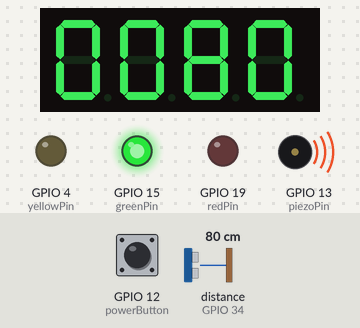
A sketch run on a simulated ESP32. Parts: 4-digit seven-segment display, output pins drawn as LEDs (lit = HIGH), buzzer (waves = sounding). Wiring (inferred from the names in the program): ultrasonic range finder: trigger GPIO 21; echo GPIO 34; 4-digit 7-segment display, segments lit when LOW: segments GPIO 23, GPIO 18, GPIO 14, GPIO 2, GPIO 27, GPIO 5, GPIO 22; digit selects GPIO 32, GPIO 33, GPIO 25, GPIO 26. The test bench sets the inputs (shaded band); at power-on: distance to the obstacle (sensor on GPIO 34) 80 cm, GPIO 12 (powerButton) HIGH. The echo pulse lasts 58.3 µs per cm; the segment pins are drawn as the display they are named for; pins used as bus, display or sensor lines are not drawn.

Above: at 1.2 s.
1.3 s: distance to the obstacle (sensor on GPIO 34) set to 62 cm
At 2.1 s:
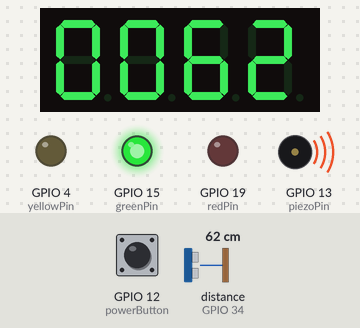
2.9 s: distance to the obstacle (sensor on GPIO 34) set to 56 cm
At 4.0 s:
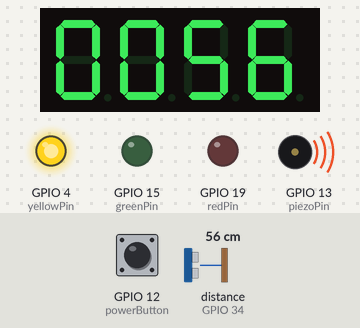
4.5 s: distance to the obstacle (sensor on GPIO 34) set to 2 cm
At 5.24 s:
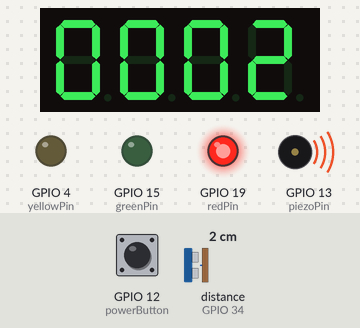
6.5 s: distance to the obstacle (sensor on GPIO 34) set to 26 cm
At 7.26 s:
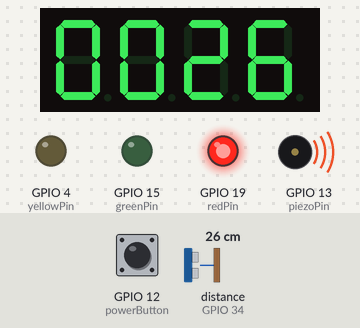
8.2 s: distance to the obstacle (sensor on GPIO 34) set to 32 cm
At 10.1 s:
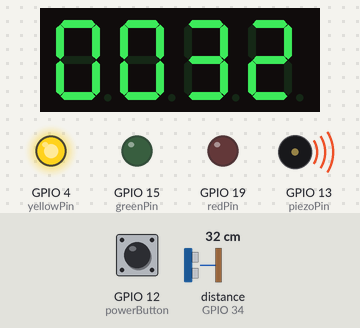
11.2 s: GPIO 12 (powerButton) pulled LOW for 0.25 s
At 12.2 s:
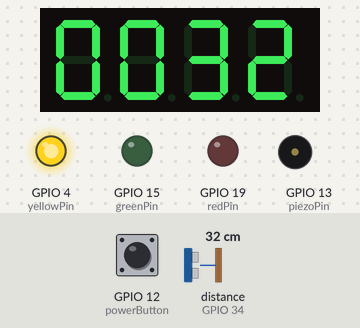
Timing chart, 0 to 13.9 s (numbered marks = the images above; inputs shaded):
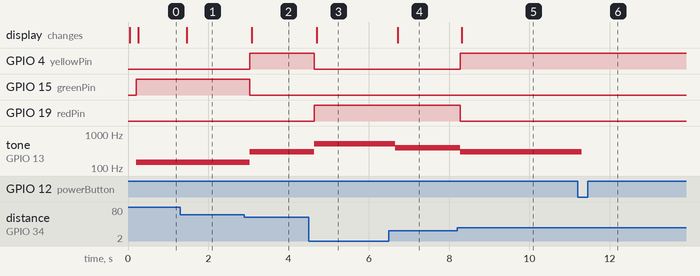

The sketch:

lab2.ino
```cpp
/*

Components:
- freenove esp32 wrover
- 3 LEDs (red, yellow, green)
- 3 resistors (220 ohm)
- 7-segment display (4 digits)
- 7 resistors (220 ohm)
- Ultrasonic sensor HC-SR04
- Piezo buzzer

*/

// ----- LED pins -----
const int greenPin  = 15;
const int yellowPin = 4;
const int redPin    = 19;

// ----- Piezo pin -----
const int piezoPin = 13;

// ----- HC-SR04 pins -----
const int trigPin = 21;
const int echoPin = 34;

// ----- Buttons -----
const int powerButton = 12;

// ----- Segment pins (a, b, c, d, e, f, g) -----
const int segA = 23;
const int segB = 18;
const int segC = 14;
const int segD = 2;
const int segE = 27;
const int segF = 5;
const int segG = 22;
const int segPins[7] = {segA, segB, segC, segD, segE, segF, segG};

// ----- Digit select pins -----
const int digit1 = 32;
const int digit2 = 33;
const int digit3 = 25;
const int digit4 = 26;
const int digitPins[4] = {digit1, digit2, digit3, digit4};

// ----- Digit patterns 0-9 (common-anode) -----
const bool digits[10][7] = {
  {1,1,1,1,1,1,0}, {0,1,1,0,0,0,0}, {1,1,0,1,1,0,1}, {1,1,1,1,0,0,1},
  {0,1,1,0,0,1,1}, {1,0,1,1,0,1,1}, {1,0,1,1,1,1,1}, {1,1,1,0,0,0,0},
  {1,1,1,1,1,1,1}, {1,1,1,1,0,1,1}
};

// ----- System params -----
enum SoundType { GREEN, YELLOW, RED, CRITICAL };
volatile bool isSystemEnabled = true;
unsigned long lastInterrupt = 0;

// ----- Distance -----
float dist = 0;
int digitsToShow[4] = {0,0,0,0};
unsigned long lastDistanceRead = 0;

// ----- Segment functions -----
void writeSegments(int digitIndex) {
  for (int i = 0; i < 7; i++)
    digitalWrite(segPins[i], digits[digitIndex][i] ? LOW : HIGH);
}

void clearSegments() {
  for (int i = 0; i < 7; i++) digitalWrite(segPins[i], HIGH);
}

// ----- Show one digit (non-blocking) -----
void showDigit(int digitValue, int position) {
  for (int i = 0; i < 4; i++) digitalWrite(digitPins[i], LOW);
  writeSegments(digitValue);
  digitalWrite(digitPins[position], HIGH);
}

// ----- Ultrasonic -----
long readUltrasonicDistance(int trig, int echo) {
  digitalWrite(trig, LOW);
  delayMicroseconds(2);
  digitalWrite(trig, HIGH);
  delayMicroseconds(10);
  digitalWrite(trig, LOW);
  long duration = pulseIn(echo, HIGH, 50000);
  if(duration == 0) return -1;
  return duration;
}

// ----- Piezo -----
void makeSound(SoundType soundType) {
  switch(soundType){
    case GREEN: tone(piezoPin, 150, 200); break;
    case YELLOW: tone(piezoPin, 300, 200); break;
    case RED: tone(piezoPin, 400, 200); break;
    case CRITICAL: tone(piezoPin, 523, 200); break;
  }
}

// ----- Button interrupt -----
void IRAM_ATTR handleButtonInterrupt() {
  unsigned long now = millis();
  if(now - lastInterrupt > 200){
    isSystemEnabled = !isSystemEnabled;
    lastInterrupt = now;
  }
}

// ----- Setup -----
void setup() {
  pinMode(greenPin, OUTPUT);
  pinMode(yellowPin, OUTPUT);
  pinMode(redPin, OUTPUT);
  pinMode(piezoPin, OUTPUT);
  pinMode(trigPin, OUTPUT);
  pinMode(echoPin, INPUT);

  for(int i=0;i<7;i++){ pinMode(segPins[i], OUTPUT); digitalWrite(segPins[i], HIGH); }
  for(int i=0;i<4;i++){ pinMode(digitPins[i], OUTPUT); digitalWrite(digitPins[i], LOW); }

  pinMode(powerButton, INPUT_PULLUP);
  attachInterrupt(digitalPinToInterrupt(powerButton), handleButtonInterrupt, FALLING);
}

// ----- Loop -----
void loop() {
  static int currentDigit = 0;
  unsigned long now = millis();

  // ----- Read distance 5 раз на секунду -----
  if(now - lastDistanceRead > 200 && isSystemEnabled){
    long duration = readUltrasonicDistance(trigPin, echoPin);
    dist = 0.01723 * duration;
    if(dist > 9999) dist = 9999;
    int temp = (int)dist;
    digitsToShow[0] = temp/1000%10;
    digitsToShow[1] = temp/100%10;
    digitsToShow[2] = temp/10%10;
    digitsToShow[3] = temp%10;

    // LED + Piezo
    if (dist > 60) { digitalWrite(greenPin,HIGH); digitalWrite(yellowPin,LOW); digitalWrite(redPin,LOW); makeSound(GREEN);}
    else if (dist > 30) { digitalWrite(greenPin,LOW); digitalWrite(yellowPin,HIGH); digitalWrite(redPin,LOW); makeSound(YELLOW);}
    else if (dist > 15) { digitalWrite(greenPin,LOW); digitalWrite(yellowPin,LOW); digitalWrite(redPin,HIGH); makeSound(RED);}
    else { digitalWrite(greenPin,LOW); digitalWrite(yellowPin,LOW); digitalWrite(redPin,HIGH); makeSound(CRITICAL);}

    lastDistanceRead = now;
  }

  // ----- Update display one digit at a time -----
  showDigit(digitsToShow[currentDigit], currentDigit);
  currentDigit = (currentDigit+1)%4;

  delay(2);
}
```

Measured:
- the behaviour switches between 60 and 59 cm on distance to the obstacle (sensor on GPIO 34) (found by bisection; images 1 and 2)
- the behaviour switches between 29 and 30 cm on distance to the obstacle (sensor on GPIO 34) (found by bisection; images 4 and 5)
- after the input at 1.3 s, the display: changes after 0.16 s (image 1)
- after the input at 2.9 s, GPIO 4 (yellowPin): LOW → HIGH after 0.13 s; GPIO 15 (greenPin): HIGH → LOW after 0.13 s; tone on GPIO 13 (piezoPin): 150 Hz → 300 Hz after 0.13 s; the display: changes after 0.18 s (image 2)
- after the input at 4.5 s, GPIO 4 (yellowPin): HIGH → LOW after 0.14 s; GPIO 19 (redPin): LOW → HIGH after 0.14 s; tone on GPIO 13 (piezoPin): 300 Hz → 523 Hz after 0.14 s; the display: changes after 0.20 s (image 3)
- after the input at 6.5 s, tone on GPIO 13 (piezoPin): 523 Hz → 400 Hz after 0.16 s; the display: changes after 0.22 s (image 4)
- after the input at 8.2 s, GPIO 4 (yellowPin): LOW → HIGH after 0.08 s; GPIO 19 (redPin): HIGH → LOW after 0.08 s; tone on GPIO 13 (piezoPin): 400 Hz → 300 Hz after 0.08 s; the display: changes after 0.12 s (image 5)
- after the input at 11.2 s, tone on GPIO 13 (piezoPin): 300 Hz → silent after 0.10 s
